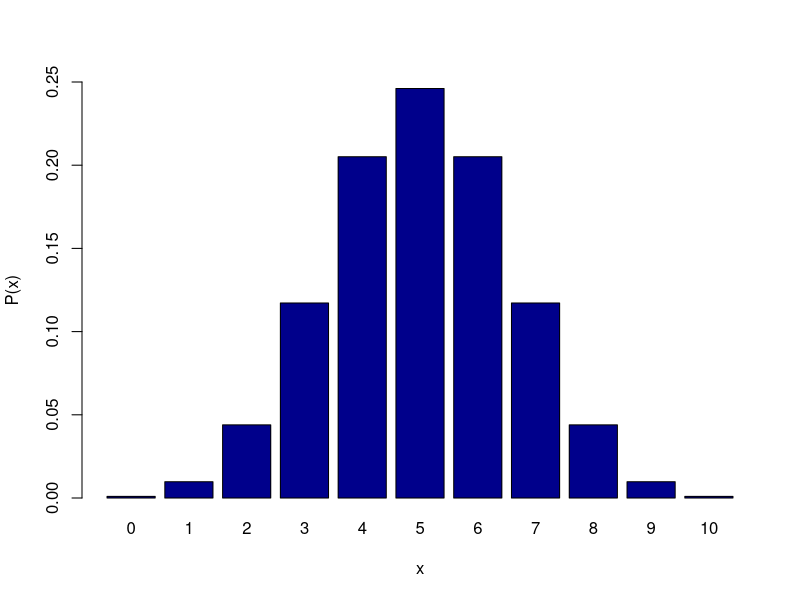

R code for this plot:
## ---- chunk 1
#이항분포 n=10, p=0.5 일 때, 확률분포표 만들기
x <- 0:10
p.x <- dbinom(x, size=10, prob=0.5)  # PMF: P(X=k)

table <- data.frame( #벡터들을 **열(column)**로 묶어 표(dataframe) 생성
  x = x, #x값(0~10)을 넣음 (열이름="x")
  P.Xeqx = round(p.x, 4) #확률값을 소수4째까지 반올림 (열이름="`P(X=x)")
)

print(table)

# 막대그래프
barplot(p.x, 
        names.arg = x,
        col = "darkblue",
        xlab = "x",
        ylab = "P(x)",
        ylim = c(0, 0.25))
## ---- chunk 2
    # 포아송분포 (lamda=8) 에서 P(X=5)
    dpois(5,8)


## ---- chunk 3
    # 포아송분포 (lamda=4) 에서 P(X=2)
    dpois(2,4)
## ---- chunk 4
    # 포아송분포 (lamda=4) 에서 P(X>=2)
    1-ppois(0,4)

